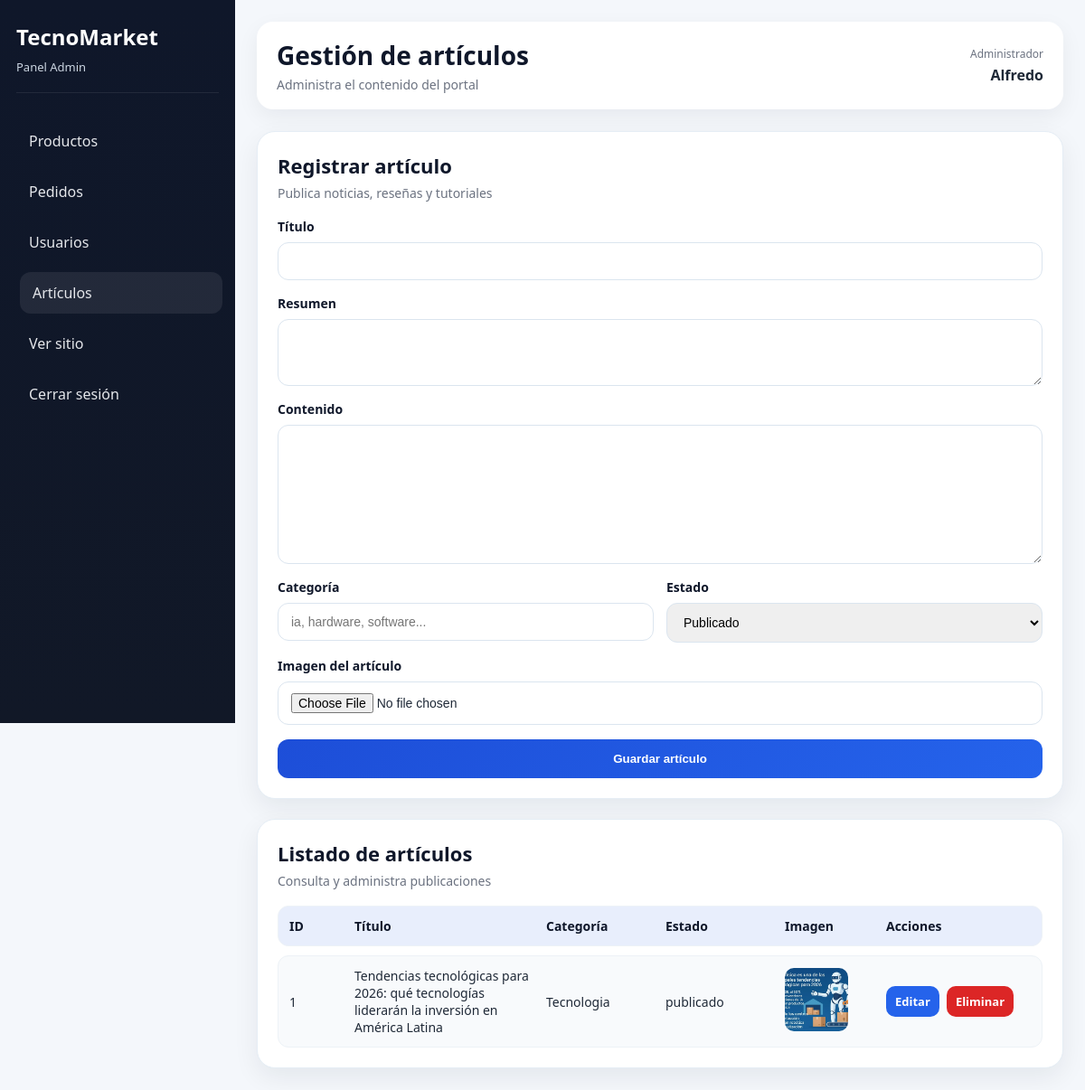
Page /admin_articulos.php (signed in) on the committed database.
### tables this page shows
CREATE TABLE `articulos` (
  `id` int(11) NOT NULL,
  `titulo` varchar(180) NOT NULL,
  `resumen` text NOT NULL,
  `contenido` longtext NOT NULL,
  `categoria` varchar(100) NOT NULL,
  `imagen` varchar(255) NOT NULL,
  `estado` enum('publicado','borrador') DEFAULT 'publicado',
  `fecha_registro` timestamp NOT NULL DEFAULT current_timestamp(),
  `fecha_publicacion` timestamp NOT NULL DEFAULT current_timestamp()
);

### php/session.php (called while the page is built, shortened)
<?php
if (isset($_SESSION["usuario_id"])) {
    $nombre_usuario = $_SESSION["nombres"] ?? "";
}
?>

### admin_articulos.php (the view, shortened to what this page needs)
<?php
require_once "php/session.php";
require_once "php/conexion.php";
$sql = "SELECT * FROM articulos ORDER BY id DESC";
$resultado = $conn->query($sql);
?>
<!DOCTYPE html>
<html lang="es">
<head>
    <link rel="stylesheet" href="css/admin_articulos.css">
</head>
<body>
<aside class="sidebar-admin" id="sidebarAdmin">
    <div class="sidebar-brand">
        <h2>TecnoMarket</h2>
        <span>Panel Admin</span>
    </div>
    <nav class="sidebar-nav">
        <a href="admin_productos">Productos</a>
        <a href="admin_pedidos">Pedidos</a>
        <a href="admin_usuarios">Usuarios</a>
        <a href="admin_articulos" class="activo">Artículos</a>
        <a href="index">Ver sitio</a>
        <a href="php/logout">Cerrar sesión</a>
    </nav>
</aside>
<main class="admin-main">
    <header class="topbar-admin">
        <div class="topbar-left">
            <div>
                <h1>Gestión de artículos</h1>
                <p>Administra el contenido del portal</p>
            </div>
        </div>
        <div class="topbar-right">
            <div class="admin-user-box">
                <span class="admin-user-label">Administrador</span>
                <strong><?php echo htmlspecialchars($nombre_usuario); ?></strong>
            </div>
        </div>
    </header>
    <section class="admin-grid">
        <section class="panel-admin form-panel">
            <div class="panel-header">
                <h2>Registrar artículo</h2>
                <p>Publica noticias, reseñas y tutoriales</p>
            </div>
            <form action="php/guardar_articulo.php" method="POST" class="form-admin" enctype="multipart/form-data">
                <div class="grupo-input">
                    <label for="titulo">Título</label>
                    <input type="text" name="titulo" id="titulo" required>
                </div>
                <div class="grupo-input">
                    <label for="resumen">Resumen</label>
                    <textarea name="resumen" id="resumen" rows="3" required></textarea>
                </div>
                <div class="grupo-input">
                    <label for="contenido">Contenido</label>
                    <textarea name="contenido" id="contenido" rows="8" required></textarea>
                </div>
                <div class="fila-formulario">
                    <div class="grupo-input">
                        <label for="categoria">Categoría</label>
                        <input type="text" name="categoria" id="categoria" placeholder="ia, hardware, software..." required>
                    </div>
                    <div class="grupo-input">
                        <label for="estado">Estado</label>
                        <select name="estado" id="estado" required>
                            <option value="publicado">Publicado</option>
                        </select>
                    </div>
                </div>
                <div class="grupo-input">
                    <label for="imagen">Imagen del artículo</label>
                    <input type="file" name="imagen" id="imagen" accept=".jpg,.jpeg,.png,.webp" required>
                </div>
                <button type="submit" class="btn-principal">Guardar artículo</button>
            </form>
        </section>
        <section class="panel-admin tabla-panel">
            <div class="panel-header">
                <h2>Listado de artículos</h2>
                <p>Consulta y administra publicaciones</p>
            </div>
            <?php if ($resultado->num_rows > 0): ?>
                <div class="tabla-articulos">
                    <div class="fila encabezado">
                        <span>ID</span>
                        <span>Título</span>
                        <span>Categoría</span>
                        <span>Estado</span>
                        <span>Imagen</span>
                        <span>Acciones</span>
                    </div>
                    <?php while ($articulo = $resultado->fetch_assoc()): ?>
                        <div class="fila">
                            <span><?php echo $articulo["id"]; ?></span>
                            <span><?php echo htmlspecialchars($articulo["titulo"]); ?></span>
                            <span><?php echo htmlspecialchars($articulo["categoria"]); ?></span>
                            <span><?php echo htmlspecialchars($articulo["estado"]); ?></span>
                            <span class="ruta-img">
                                <img src="<?php echo htmlspecialchars($articulo["imagen"]); ?>" alt="Artículo" class="miniatura-admin">
                            </span>
                            <span class="acciones">
                                <a class="btn-editar" href="editar_articulo.php?id=<?php echo $articulo["id"]; ?>">Editar</a>
                                    <a class="btn-eliminar"
                                        href="php/eliminar_articulo.php?id=<?php echo $articulo["id"]; ?>"
                                        onclick="return confirm('¿Eliminar este artículo?')">
                                        Eliminar
                                    </a>
                        </div>
                    <?php endwhile; ?>
                </div>
            <?php else: ?>
                <div class="sin-registros">
                    <p>No hay artículos registrados.</p>
                </div>
            <?php endif; ?>
        </section>
    </section>
</main>
</body>
</html>

### css/admin_articulos.css (style rules this page uses)
* { margin: 0; padding: 0; box-sizing: border-box; }
body { font-family: 'Segoe UI', sans-serif; background: #f4f7fb; color: #1f2937; }
.sidebar-admin { position: fixed; top: 0; left: 0; width: 260px; height: 100vh; background: linear-gradient(180deg, #0f172a, #111827); color: white; padding: 24px 18px; display: flex; flex-direction: column; z-index: 1000; transition: transform 0.3s ease; }
.sidebar-brand { margin-bottom: 30px; padding-bottom: 18px; border-bottom: 1px solid rgba(255,255,255,0.08); }
.sidebar-brand h2 { font-size: 24px; margin-bottom: 5px; }
.sidebar-brand span { font-size: 13px; color: #cbd5e1; }
.sidebar-nav { display: flex; flex-direction: column; gap: 10px; }
.sidebar-nav a { text-decoration: none; color: #e5e7eb; padding: 12px 14px; border-radius: 12px; transition: background 0.3s ease, transform 0.2s ease; }
.sidebar-nav a:hover, .sidebar-nav a.activo { background: rgba(255,255,255,0.08); transform: translateX(4px); }
.admin-main { margin-left: 260px; min-height: 100vh; padding: 24px; }
.topbar-admin { display: flex; justify-content: space-between; align-items: center; gap: 16px; margin-bottom: 24px; background: white; border-radius: 18px; padding: 18px 22px; box-shadow: 0 8px 24px rgba(15, 23, 42, 0.06); }
.topbar-left { display: flex; align-items: center; gap: 16px; }
.topbar-left h1 { font-size: 28px; color: #0f172a; margin-bottom: 4px; }
.topbar-left p { font-size: 14px; color: #6b7280; }
.admin-user-box { text-align: right; }
.admin-user-label { display: block; font-size: 12px; color: #6b7280; margin-bottom: 4px; }
.admin-grid { display: grid; grid-template-columns: 420px 1fr; gap: 22px; align-items: start; }
.panel-admin { background: white; border-radius: 20px; padding: 22px; box-shadow: 0 10px 28px rgba(15, 23, 42, 0.07); border: 1px solid #e5edf5; }
.panel-header { margin-bottom: 18px; }
.panel-header h2 { font-size: 22px; color: #0f172a; margin-bottom: 6px; }
.panel-header p { font-size: 14px; color: #6b7280; }
.form-admin { display: flex; flex-direction: column; gap: 16px; }
.fila-formulario { display: grid; grid-template-columns: 1fr 1fr; gap: 14px; }
.grupo-input { display: flex; flex-direction: column; gap: 8px; }
.grupo-input label { font-size: 14px; font-weight: 600; color: #0f172a; }
.grupo-input input, .grupo-input textarea, .grupo-input select { width: 100%; padding: 12px 14px; border: 1px solid #dbe5ef; border-radius: 12px; font-size: 14px; outline: none; }
.grupo-input textarea { resize: vertical; }
.btn-principal { padding: 14px; border: none; border-radius: 12px; background: linear-gradient(135deg, #1d4ed8, #2563eb); color: white; font-weight: bold; cursor: pointer; }
.tabla-articulos { display: flex; flex-direction: column; gap: 10px; }
.fila { display: grid; grid-template-columns: 60px 1.8fr 120px 120px 100px 160px; gap: 12px; align-items: center; padding: 12px; border-radius: 12px; background: #f8fafc; border: 1px solid #edf2f7; font-size: 14px; }
.fila.encabezado { background: #e8eefc; font-weight: bold; color: #0f172a; }
.miniatura-admin { width: 70px; height: 70px; border-radius: 10px; object-fit: cover; }
.acciones { display: flex; gap: 8px; flex-wrap: wrap; }
.btn-editar, .btn-eliminar { text-decoration: none; padding: 8px 10px; border-radius: 10px; color: white; font-size: 13px; font-weight: 600; }
.btn-editar { background: #2563eb; }
.btn-eliminar { background: #dc2626; }
@media (max-width: 1200px) { .admin-grid { grid-template-columns: 1fr; } }

### rows in the picture
articulos: id "1", titulo "Tendencias tecnológicas para 2026: qué tecnologías liderarán la inversión en América Latina", categoria "Tecnologia", estado "publicado", imagen (picture)

### other values in the picture
$nombre_usuario "Alfredo"
